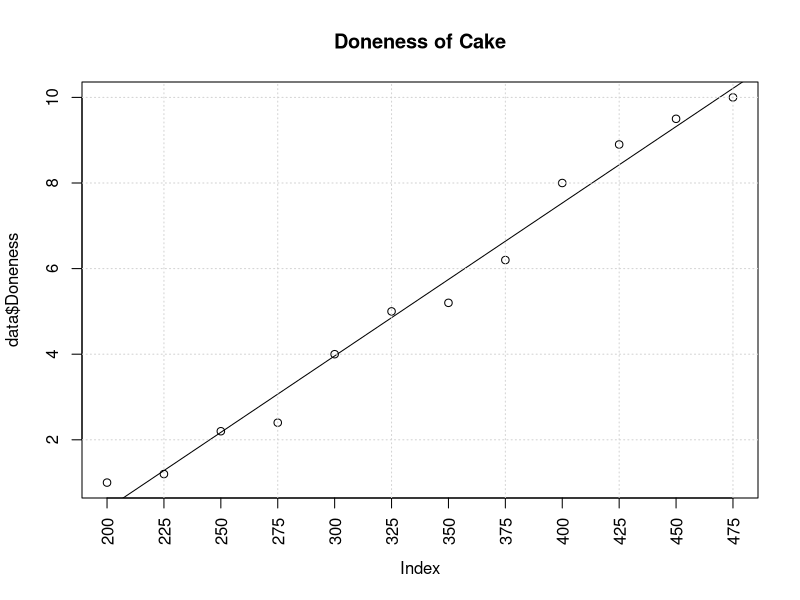

R code for this plot:
data <- read.csv("ch14p222.txt", header=TRUE);

png(filename="ch14p222.png");

plot(data$Doneness, xaxt="n", main="Doneness of Cake");
axis(1, at=seq(1, length(data$Temperature)), labels=data$Temperature, las=2);

fit <- glm(data$Doneness ~ seq(1, length(data$Doneness)));
abline(fit);

grid();

dev.off();
